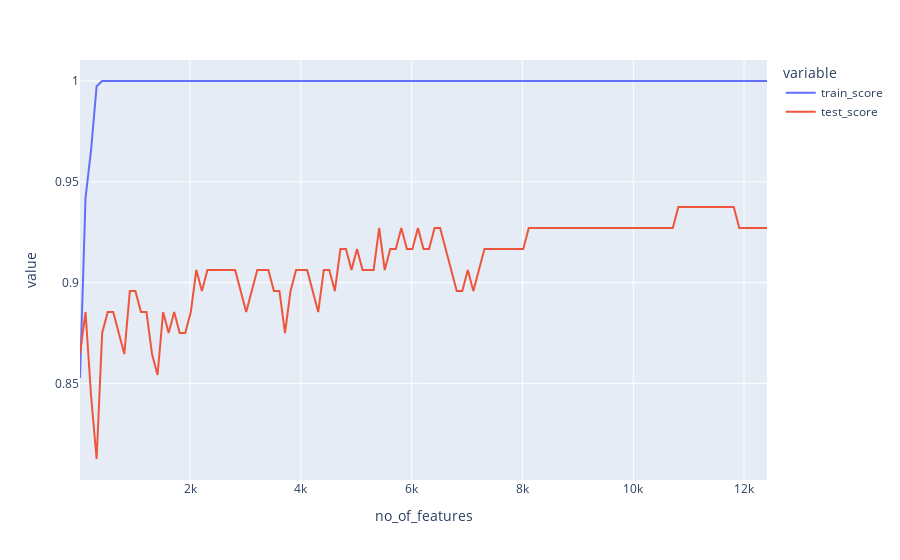

The notebook cell this image was saved under:
### Code cell
fig = px.line(chi_square_results, x="no_of_features", y=["train_score", "test_score"])
fig.show()
